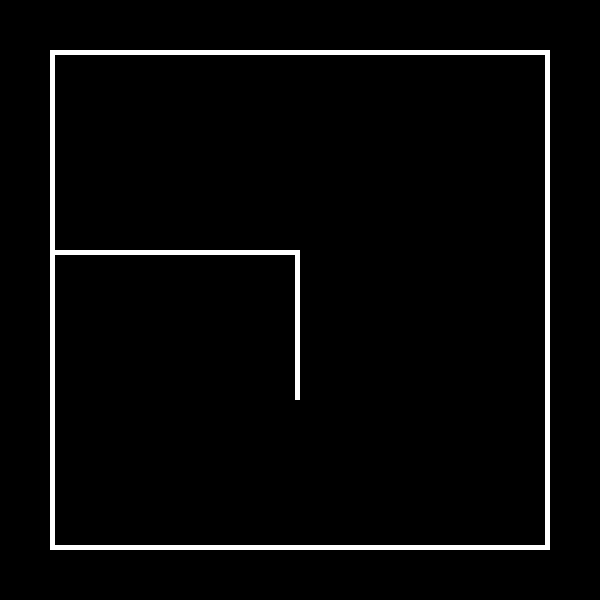
#> input picture data/input/sample_blueprint.png, 600 x 600 px
$ python -i preprocessor.py   (imports and definitions only)
#> lines starting #> are read from the running program, lines starting #| are printed output that depends on the picture; after the words box and inside, x2 and y2 are one past the last pixel; in counts of white or black regions, pixels touching at a corner belong together
### config/settings.py
"""Application settings loaded from environment and defaults."""

import os
from pathlib import Path

try:
    from dotenv import load_dotenv
    load_dotenv()
except ImportError:
    pass

# Paths
BASE_DIR = Path(__file__).parent.parent
DATA_DIR = BASE_DIR / "data"
MODELS_DIR = BASE_DIR / "models"
ASSETS_DIR = BASE_DIR / "assets"
OUTPUT_DIR = BASE_DIR / "output"

# Create directories if they don't exist
for directory in [DATA_DIR, MODELS_DIR, ASSETS_DIR, OUTPUT_DIR]:
    directory.mkdir(exist_ok=True)

# Model Configuration
WALL_DETECTION_MODEL = str(MODELS_DIR / "wall_detector_model.h5")
OBJECT_DETECTION_MODEL = str(MODELS_DIR / "object_detector_model.pb")
CONFIDENCE_THRESHOLD = 0.85
MIN_WALL_LENGTH = 10  # pixels
MIN_ROOM_AREA = 100  # pixels²

# Image Processing
TARGET_DPI = 150
TARGET_RESOLUTION = (2048, 2048)
PIXEL_TO_METER = 0.01  # 1 pixel = 0.01 meter

# 3D Model
DEFAULT_WALL_HEIGHT = 3.0  # meters
DEFAULT_WALL_THICKNESS = 0.2  # meters
DOOR_HEIGHT = 2.1  # meters
DOOR_WIDTH = 0.9  # meters
WINDOW_HEIGHT = 1.2  # meters
WINDOW_WIDTH = 1.5  # meters

# Rendering
ENABLE_VR = os.getenv("ENABLE_VR", "false").lower() == "true"
RENDER_ENGINE = os.getenv("RENDER_ENGINE", "unity")  # "unity", "unreal", "web"
TEXTURE_QUALITY = "high"  # "low", "medium", "high"

# Logging
LOG_LEVEL = os.getenv("LOG_LEVEL", "INFO")
LOG_FILE = BASE_DIR / "logs" / "reconstruct.log"

### src/utils/logger.py
"""Structured logging for ReconStruct pipeline."""

import logging
import sys
from pathlib import Path

try:
    from config.settings import LOG_LEVEL, LOG_FILE
except ImportError:
    LOG_LEVEL = "INFO"
    LOG_FILE = Path("logs/reconstruct.log")


def get_logger(name: str = "reconstruct") -> logging.Logger:
    """Return configured logger with file and console handlers."""
    log = logging.getLogger(name)
    if log.handlers:
        return log
    log.setLevel(getattr(logging, LOG_LEVEL.upper(), logging.INFO))
    fmt = logging.Formatter("%(asctime)s [%(levelname)s] %(name)s: %(message)s")
    # Console
    ch = logging.StreamHandler(sys.stdout)
    ch.setFormatter(fmt)
    log.addHandler(ch)
    # File
    if LOG_FILE:
        LOG_FILE.parent.mkdir(parents=True, exist_ok=True)
        fh = logging.FileHandler(LOG_FILE, encoding="utf-8")
        fh.setFormatter(fmt)
        log.addHandler(fh)
    return log

### src/image_processing/preprocessor.py
"""Blueprint image preprocessing: normalize, denoise, binarize, deskew."""

from pathlib import Path
from typing import Tuple, Optional

import cv2
import numpy as np
from PIL import Image

try:
    from config import settings
except ImportError:
    import sys
    sys.path.insert(0, str(Path(__file__).resolve().parent.parent.parent))
    from config import settings

from src.utils.logger import get_logger

logger = get_logger(__name__)


class BlueprintPreprocessor:
    """Preprocess blueprint images for wall/object detection."""

    def __init__(
        self,
        target_resolution: Tuple[int, int] = None,
        target_dpi: int = None,
        denoise_strength: int = 10,
    ):
        self.target_resolution = target_resolution or settings.TARGET_RESOLUTION
        self.target_dpi = target_dpi or settings.TARGET_DPI
        self.denoise_strength = denoise_strength

    def load(self, path: str) -> np.ndarray:
        """Load image from path; return BGR array."""
        return self.load_image(path)

    def load_image(self, image_path: str) -> np.ndarray:
        """Load blueprint image with validation (spec API)."""
#> called with image_path = '../../data/input/sample_blueprint.png'
        path = Path(image_path)
        if not path.exists():
            raise ValueError(f"Failed to load image: {image_path}")
        img = cv2.imread(str(path))
#> img is the input picture: shape (600, 600, 3); 3.3% white; 1 white region, box (x1, y1, x2, y2) and area: (50, 50, 550, 550) 11850
        if img is None:
            img = np.array(Image.open(path).convert("RGB"))
            img = cv2.cvtColor(img, cv2.COLOR_RGB2BGR)
        logger.info("Loaded image: %s", img.shape)
#| 2026-11-20 11:47:51,201 [INFO] traced_module: Loaded image: (600, 600, 3)
        return img

    def resize(self, image: np.ndarray) -> np.ndarray:
        """Resize to target resolution (width, height)."""
        return self.standardize_resolution(image)

    def standardize_resolution(self, image: np.ndarray) -> np.ndarray:
        """Resize image to standard resolution (spec API)."""
        resized = cv2.resize(
            image, self.target_resolution, interpolation=cv2.INTER_CUBIC
        )
        logger.info("Resized to %s", self.target_resolution)
        return resized

    def to_grayscale(self, image: np.ndarray) -> np.ndarray:
        """Convert to grayscale."""
        return self.convert_to_grayscale(image)

    def convert_to_grayscale(self, image: np.ndarray) -> np.ndarray:
        """Convert BGR to grayscale for line detection (spec API)."""
        if len(image.shape) == 3:
            return cv2.cvtColor(image, cv2.COLOR_BGR2GRAY)
        return image

    def denoise(self, image: np.ndarray) -> np.ndarray:
        """Reduce noise while preserving edges (bilateral for grayscale spec)."""
        if len(image.shape) == 3:
            return cv2.fastNlMeansDenoisingColored(
                image, None, self.denoise_strength, self.denoise_strength, 7, 21
            )
        # Spec: bilateral filtering for edge-preserving denoise
        return cv2.bilateralFilter(image, 9, 75, 75)

    def binarize(self, gray: np.ndarray) -> np.ndarray:
        """Binarize for line/structure detection (walls as white on black)."""
        if len(gray.shape) == 3:
            gray = self.convert_to_grayscale(gray)
        _, binary = cv2.threshold(
            gray, 0, 255, cv2.THRESH_BINARY + cv2.THRESH_OTSU
        )
        logger.info("Applied Otsu's thresholding")
        return binary

    def normalize_orientation(self, image: np.ndarray) -> np.ndarray:
        """Optional: deskew or align if EXIF/orientation metadata present."""
        return image

    def enhance_contrast(self, image: np.ndarray) -> np.ndarray:
        """Enhance contrast using CLAHE (spec API)."""
        clahe = cv2.createCLAHE(clipLimit=2.0, tileGridSize=(8, 8))
        enhanced = clahe.apply(
            image if len(image.shape) == 2 else self.convert_to_grayscale(image)
        )
        logger.info("Applied CLAHE contrast enhancement")
        return enhanced

    def deskew(self, image: np.ndarray) -> np.ndarray:
        """Detect and correct image skew using Hough Transform. Only corrects small skew (0.5°–15°) to avoid breaking axis-aligned blueprints."""
        gray = (
            self.convert_to_grayscale(image)
            if len(image.shape) == 3
            else image
        )
        edges = cv2.Canny(gray, 50, 150)
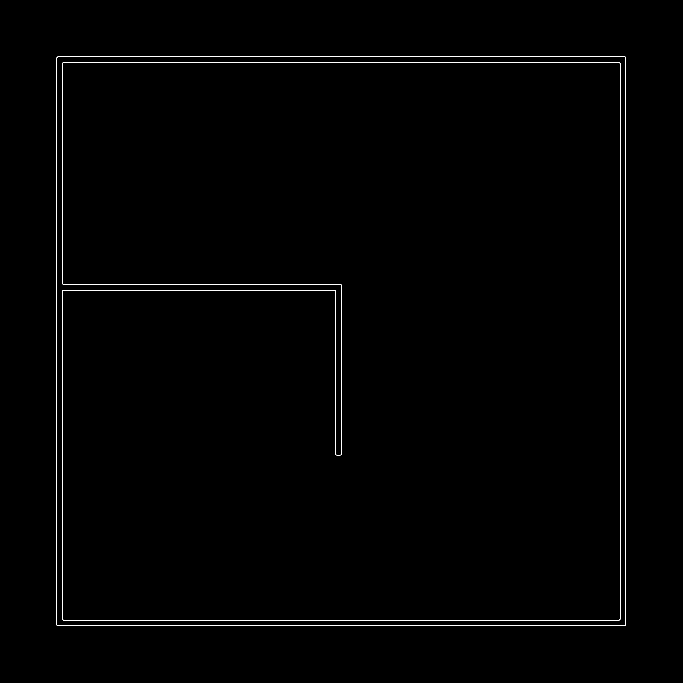
#> edges: shape (2048, 2048) (shown at 1/3 size); 0.39% white in thin lines or dots, all inside (x1, y1, x2, y2) = (170, 170, 1878, 1878)
        lines = cv2.HoughLines(edges, 1, np.pi / 180, 150)
#> lines = [[170, 0], [1877, 0], [170, 1.57], [1877, 1.57], [1860, 0], [187, 1.57], [1860, 1.57], [187, 0], [853, 1.57], [870, 1.57], [1006, 0], [1023, 0]]
        if lines is None or len(lines) == 0:
            return image
        angles = [
            np.abs(90 - np.degrees(line[0][1])) for line in lines
        ]
#> angles = [90, 90, 0, 0, 90, 0, 0, 90, 0, 0, 90, 90]
        angle = float(np.median(angles))
#> angle = 45
        if angle > 45:
            angle = 90 - angle
        # Only rotate for small skew; skip if nearly 0 (already straight) or large (noise, would break H/V lines)
        if abs(angle) < 0.5:
            return image
        if abs(angle) > 15:
            logger.info("Skipping deskew (angle %.2f° likely noise)", angle)
#| 2026-11-20 11:47:51,389 [INFO] traced_module: Skipping deskew (angle 45.00° likely noise)
            return image
        h, w = image.shape[:2]
        center = (w // 2, h // 2)
        matrix = cv2.getRotationMatrix2D(center, angle, 1.0)
        rotated = cv2.warpAffine(
            image, matrix, (w, h), borderMode=cv2.BORDER_REFLECT
        )
        logger.info("Deskewed by %.2f degrees", angle)
        return rotated

    # [25 lines left out: function run, not called in this run]

    def preprocess_full_pipeline(self, image_path: str) -> tuple:
        """
        Full preprocessing pipeline: load → standardize → denoise → enhance → deskew → binarize.
        Returns: (original, grayscale, binary, preprocessed)
        """
        logger.info("Starting preprocessing pipeline: %s", image_path)
        image = self.load_image(image_path)
        image = self.standardize_resolution(image)
        gray = self.convert_to_grayscale(image)
        gray = self.denoise(gray)
        gray = self.enhance_contrast(gray)
        gray = self.deskew(gray)
        binary = self.binarize(gray)
#> in binarize, `_, binary = cv2.threshold( gray, 0, 255, cv2.THRESH_BINARY + cv2.THRES..`:
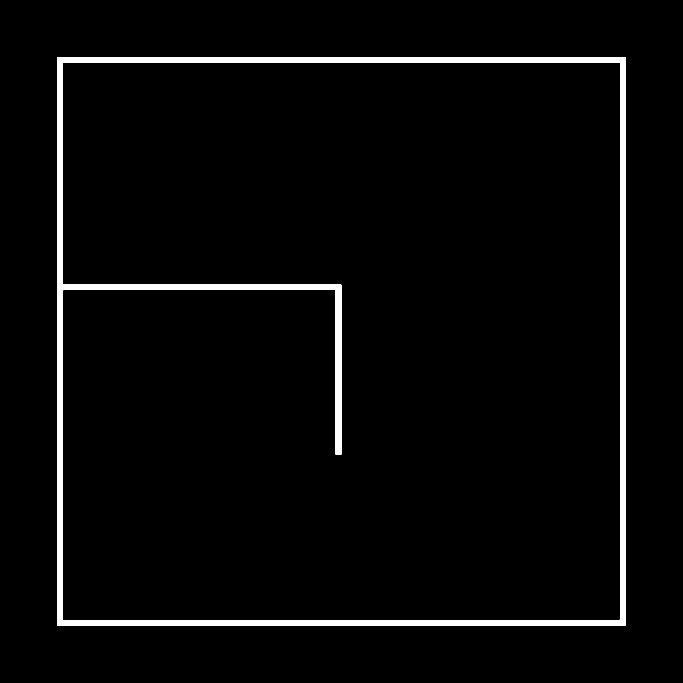
#> binary: shape (2048, 2048) (shown at 1/3 size); 3.3% white; 1 white region, box (x1, y1, x2, y2) and area: (171, 171, 1877, 1877) 137485
        logger.info("Preprocessing complete")
        return image, gray, binary, gray

    # [14 lines left out: function save_intermediate_results, not called in this run]

>>> result = BlueprintPreprocessor().preprocess_full_pipeline('../../data/input/sample_blueprint.png')
